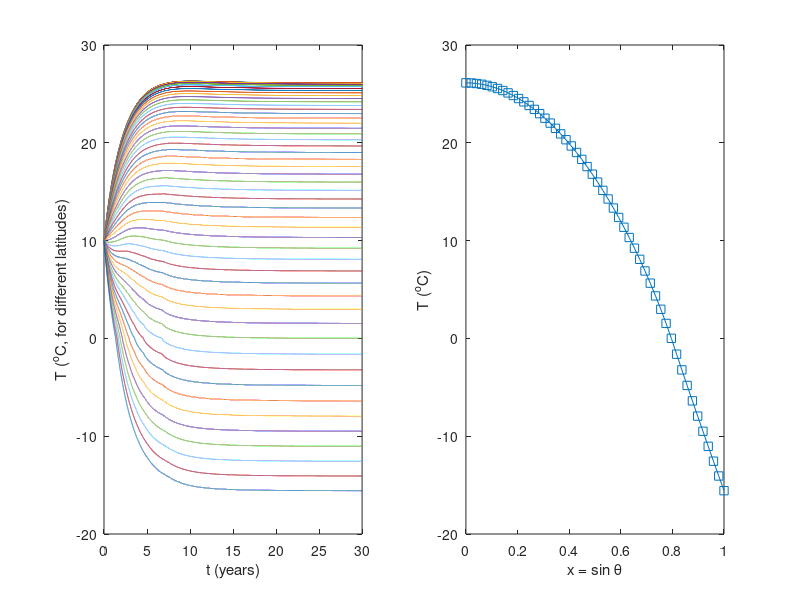

Source code (MATLAB):
% EBM_simple_WE15.m:
% This code describes the standard annual-mean EBM described in Sec. 2b of
% the article referenced below, hereafter WE15. Here we use central
% difference spatial integration and time stepping with MATLAB's ode45.
%
% The code EBM_fast_WE15.m, by contrast, uses a faster but more complicated
% formulation of the diffusion operator and Implicit Euler time stepping.
%
% Parameters are as described in WE15, Table 1. Note that we do not include 
% ocean heat flux convergence or a seasonal cylce in the forcing 
% (equivalent to S_1 = F_b = 0 in WE15). This code uses an albedo for ice
% when T<0 (WE15 instead uses the condition E<0, since it includes a
% representation of ice thickness). In this code, we define T = Ts - Tm,
% where Ts is the surface temperature and Tm the melting point (WE15, by
% contrast, defines T = Ts).
%
% Till Wagner & Ian Eisenman, Mar 2015
% tjwagner@ucsd.edu or eisenman@ucsd.edu
%
% Reference: "How Model Complexity Influences Sea Ice Stability", 
% T.J.W. Wagner & I. Eisenman, J Clim (2015).
%
function [x_out,T_out] = EBM_simple_WE15
%%Model parameters (WE15, Table 1 and Section 2d) -------------------------
global  D B n cw aw ai S A F x dx 
D  = 0.6;     % diffusivity for heat transport (W m^-2 K^-1)
A  = 193;     % OLR when T = 0 (W m^-2)
B  = 2.1;     % OLR temperature dependence (W m^-2 K^-1)
cw = 9.8;     % ocean mixed layer heat capacity (W yr m^-2 K^-1)
S0 = 420;     % insolation at equator  (W m^-2)
S2 = 240;     % insolation spatial dependence (W m^-2)
a0 = 0.7;     % ice-free co-albedo at equator
a2 = 0.1;     % ice=free co-albedo spatial dependence
ai = 0.4;     % co-albedo where there is sea ice
F  = 0;       % radiative forcing (W m^-2)
% -------------------------------------------------------------------------
n  = 50;      % grid resolution (number of points between equator and pole)
x  = linspace(0,1,n);
dx = 1/(n-1);
S  = S0-S2*x.^2;      % insolation [WE15 eq. (3) with S_1 = 0]
aw = a0-a2*x.^2;      % open water co-albedo
T0 = 10*ones(1,n);    % initial condition (constant temp. 10C everywhere)
tspan = [0 30];       % timespan in years [t_start t_end]
% time integration---------------------------------------------------------
[t,T] = ode45(@rhsWE15,tspan,T0);
if nargout==0 % plot results-----------------------------------------------
    figure(1), clf
    subplot(1,2,1)
    plot(t,T)
    xlabel('t (years)'); 
    ylabel('T (^oC, for different latitudes)')
    xlim([0 t(end)])
    box on
    subplot(1,2,2)
    hold all
    plot(x,T(end,:), 's-')
    xlabel('x = sin \theta');
    ylabel('T (^oC)')
    box on
else % save results--------------------------------------------------------
    x_out=x;
    T_out=T;
end
% -------------------------------------------------------------------------
% ODE with spatial finite differencing for ode45 --------------------------
function dTdt = rhsWE15(~,T)
global  D B n cw aw ai S A F x dx
Tdot = zeros(n,1);
% forcing
alpha = aw.*(T>0)'+ai*(T<0)';   % WE15 eq. (4)
C = alpha.*S-A+F;
% solve c_w dT/dt = D (1-x^2) d^2 T/dx^2 - 2 x D dT/dx + C - B T [cf. WE15 eq. (2)]
% use central difference
Tdot(2:n-1) = (D/dx^2)*(1-x(2:n-1).^2)'.*(T(3:n)-2*T(2:n-1)+T(1:n-2)) ...
              -(D*x(2:n-1)/dx)'.*(T(3:n)-T(1:n-2));
% boundary condition: let dT/dt = 0 at x=0
Tdot(1) = D*(2*(T(2)-T(1))/dx^2);   % WE15 eq. (7)
% use asymmetric (backward) spatial difference for the pole
Tdot(n) = - D*(2*x(n)*(T(n)-T(n-1))/dx);    %O(dt) accuracy at x=1
% temperature tendency
dTdt = (Tdot+C' - B*T)/cw;
